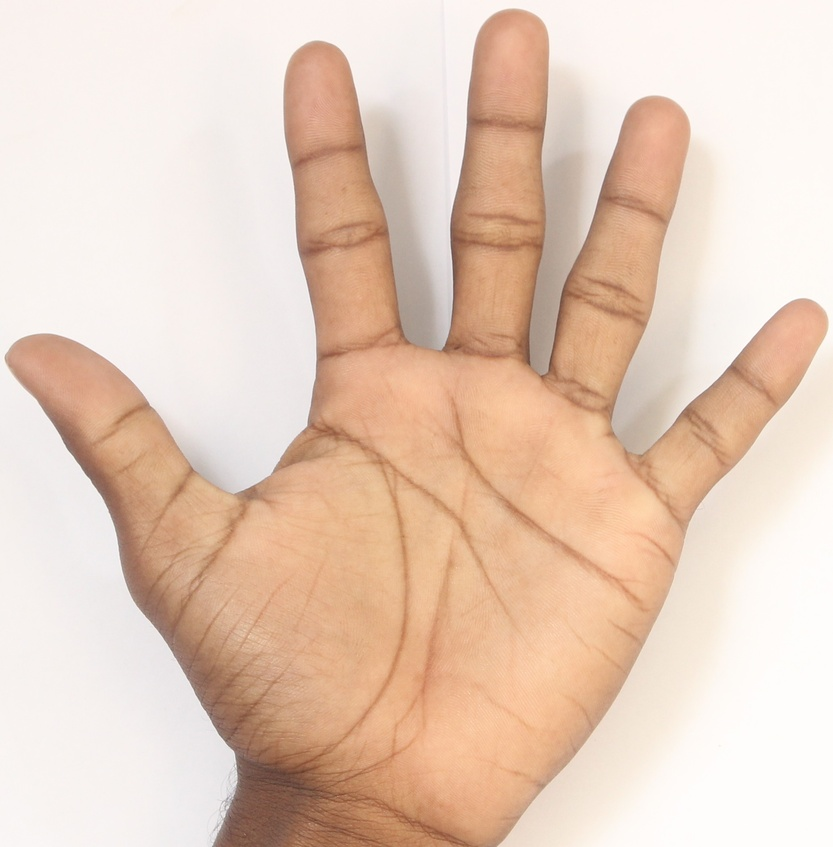
#> input picture 2.JPG, 833 x 847 px, shrunk from 2062 x 2096 before the run
$ python test.py
#> lines starting #> are read from the running program, lines starting #| are printed output that depends on the picture; after the words box and inside, x2 and y2 are one past the last pixel; in counts of white or black regions, pixels touching at a corner belong together
import cv2
import numpy as np

#== Parameters =======================================================================
BLUR = 21
CANNY_THRESH_1 = 10
CANNY_THRESH_2 = 200
MASK_DILATE_ITER = 10
MASK_ERODE_ITER = 10
MASK_COLOR = (0.0,0.0,1.0) # In BGR format


#== Processing =======================================================================

#-- Read image -----------------------------------------------------------------------
img = cv2.imread('2.JPG')
#> img is the input picture: shape (847, 833, 3); mean B, G, R 187.2, 204.8, 230.3
gray = cv2.cvtColor(img,cv2.COLOR_BGR2GRAY)
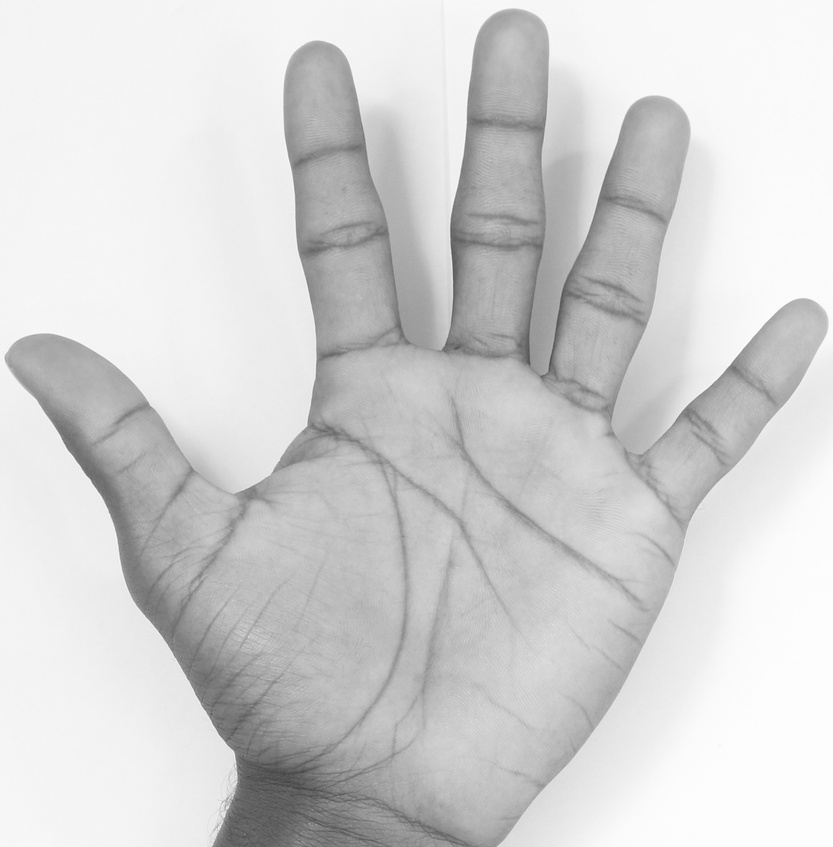
#> gray: shape (847, 833); min 68, max 254, mean 210.4

#-- Edge detection -------------------------------------------------------------------
edges = cv2.Canny(gray, CANNY_THRESH_1, CANNY_THRESH_2)
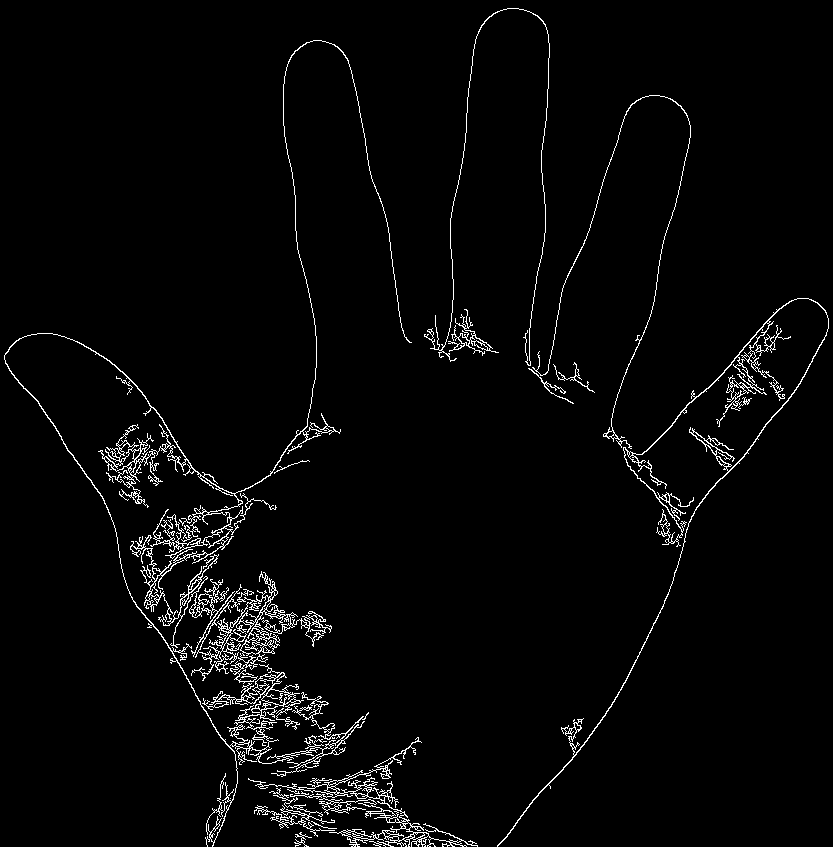
#> edges: shape (847, 833); 2.8% white in thin lines or dots
edges = cv2.dilate(edges, None)
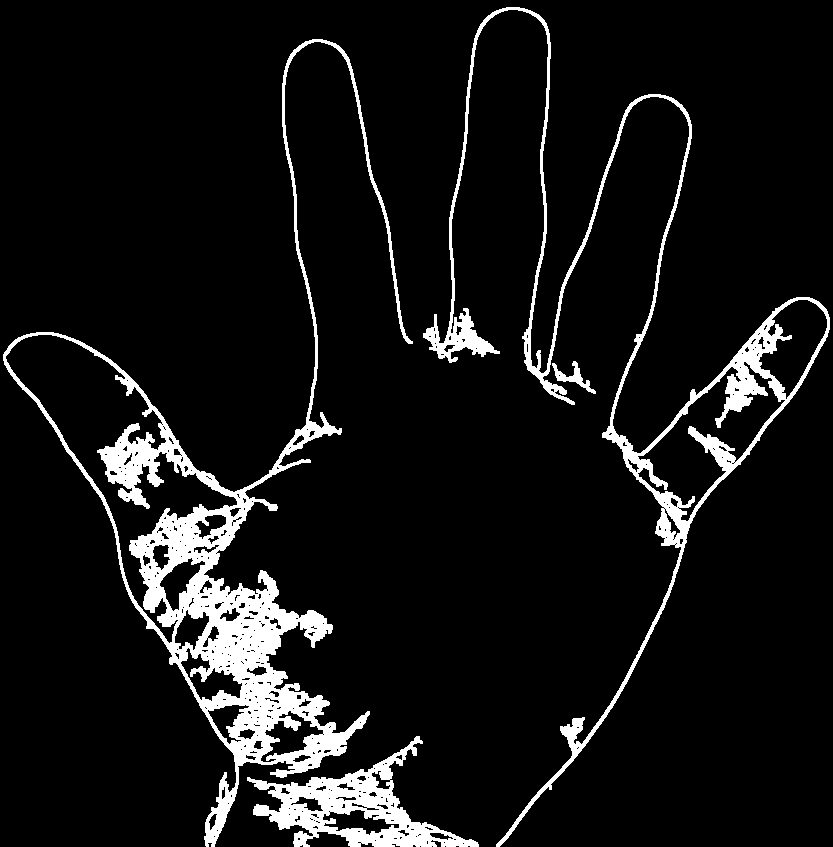
#> edges: shape (847, 833); 8.1% white; 4 white regions, box (x1, y1, x2, y2) and area: (3, 39, 413, 847) 32147, (423, 7, 830, 847) 16536, (247, 736, 479, 847) 8082, (552, 361, 596, 394) 398
edges = cv2.erode(edges, None)
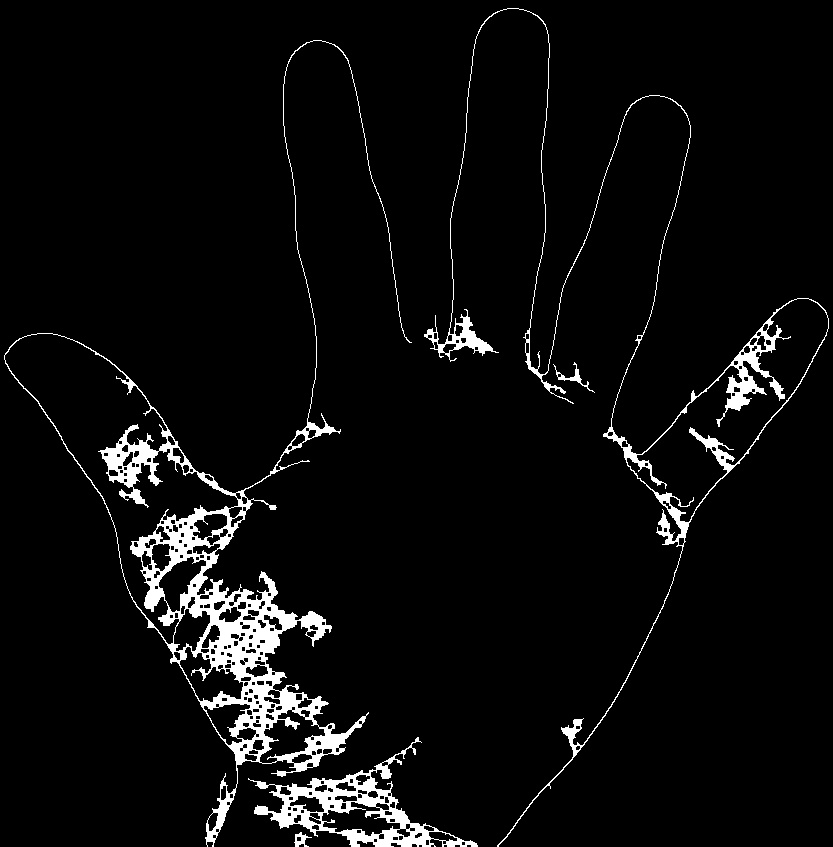
#> edges: shape (847, 833); 4.7% white; 5 white regions

#-- Find contours in edges, sort by area ---------------------------------------------
contour_info = []
contours, _ = cv2.findContours(edges, cv2.RETR_LIST, cv2.CHAIN_APPROX_NONE)
#> contours = 277 contours, 108 with area under 20; largest, box (x1, y1, x2, y2) and area: (4, 40, 412, 847) 49509, (4, 333, 239, 645) 19856, (424, 8, 829, 847) 19513, (626, 298, 829, 523) 13977, (248, 737, 478, 847) 7882
for c in contours:
    contour_info.append((
        c,
        cv2.isContourConvex(c),
        cv2.contourArea(c),
    ))
#> after the loop, contour_info = 277 items
contour_info = sorted(contour_info, key=lambda c: c[2], reverse=True)
max_contour = contour_info[0]
#> max_contour = 3 items, first 3: contour of 3872 points, box (x1, y1, x2, y2) (4, 40, 412, 847), area 49509, False, 49509

#-- Create empty mask, draw filled polygon on it corresponding to largest contour ----
# Mask is black, polygon is white
mask = np.zeros(edges.shape)
cv2.fillConvexPoly(mask, max_contour[0], (255))
#> mask: shape (847, 833) float64; 8.4% white; 1 white region, box (x1, y1, x2, y2) and area: (4, 40, 412, 847) 59026

#-- Smooth mask, then blur it --------------------------------------------------------
mask = cv2.dilate(mask, None, iterations=MASK_DILATE_ITER)
#> mask: shape (847, 833) float64; 14.7% white; 1 white region, box (x1, y1, x2, y2) and area: (0, 30, 422, 847) 103876
mask = cv2.erode(mask, None, iterations=MASK_ERODE_ITER)
#> mask: shape (847, 833) float64; 9% white; 1 white region, box (x1, y1, x2, y2) and area: (0, 40, 412, 847) 63396
mask = cv2.GaussianBlur(mask, (BLUR, BLUR), 0)
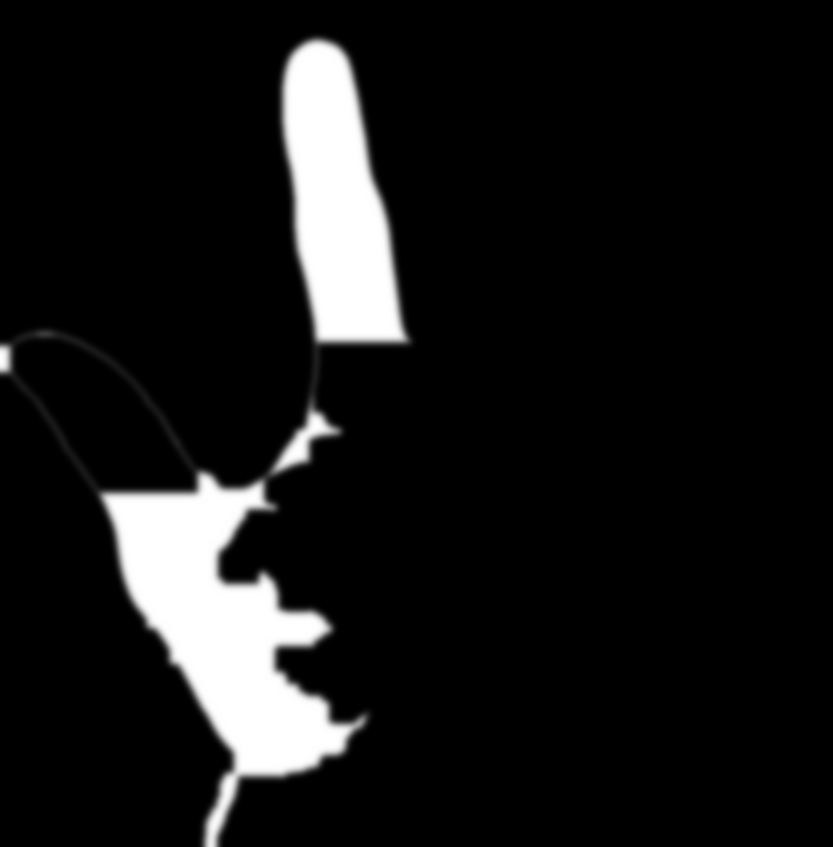
#> mask: shape (847, 833) float64; min 0, max 255, mean 22.9; drawn with min black and max white
mask_stack = np.dstack([mask]*3)    # Create 3-channel alpha mask

#-- Blend masked img into MASK_COLOR background --------------------------------------
mask_stack  = mask_stack.astype('float32') / 255.0          # Use float matrices,
img         = img.astype('float32') / 255.0                 #  for easy blending

masked = (mask_stack * img) + ((1-mask_stack) * MASK_COLOR) # Blend
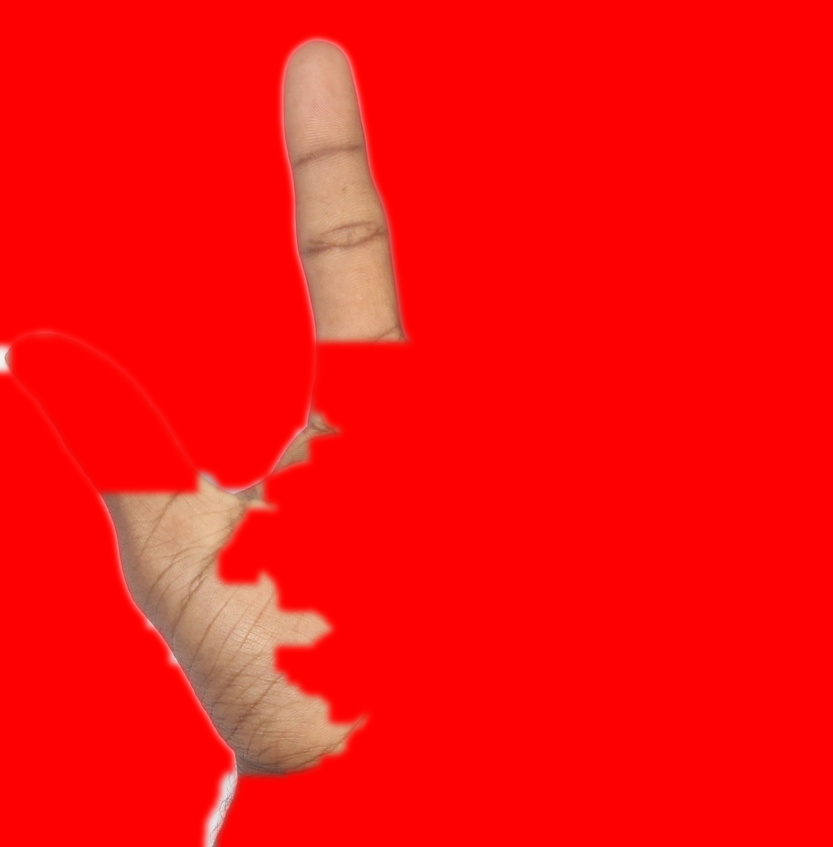
#> masked: shape (847, 833, 3) float64; mean of channels 0, 1, 2 0.0436, 0.0535, 0.979; drawn as B, G, R
masked = (masked * 255).astype('uint8')                     # Convert back to 8-bit

cv2.imshow('img', masked)                                   # Display
cv2.waitKey()

#cv2.imwrite('C:/Temp/person-masked.jpg', masked)           # Save

$ run again, with 1.JPG copied over 2.JPG
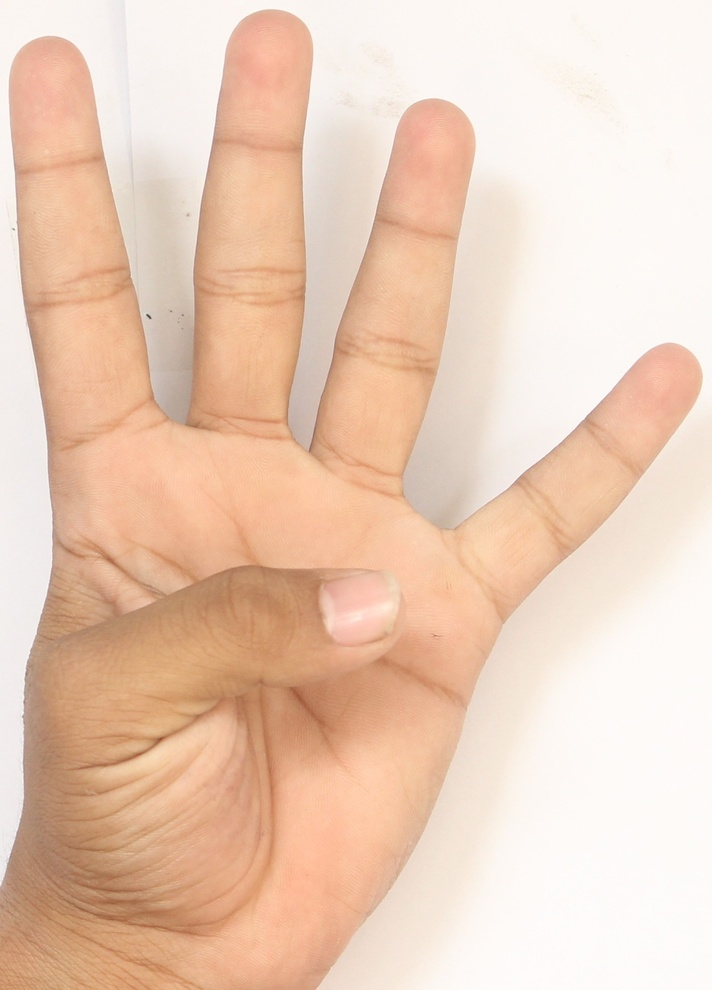
#> input picture 1.JPG, 712 x 990 px, shrunk from 1500 x 2085 before the run
#> img is the input picture: shape (990, 712, 3); mean B, G, R 184.5, 205.2, 235.7
#> `edges = cv2.erode(edges, None)`:
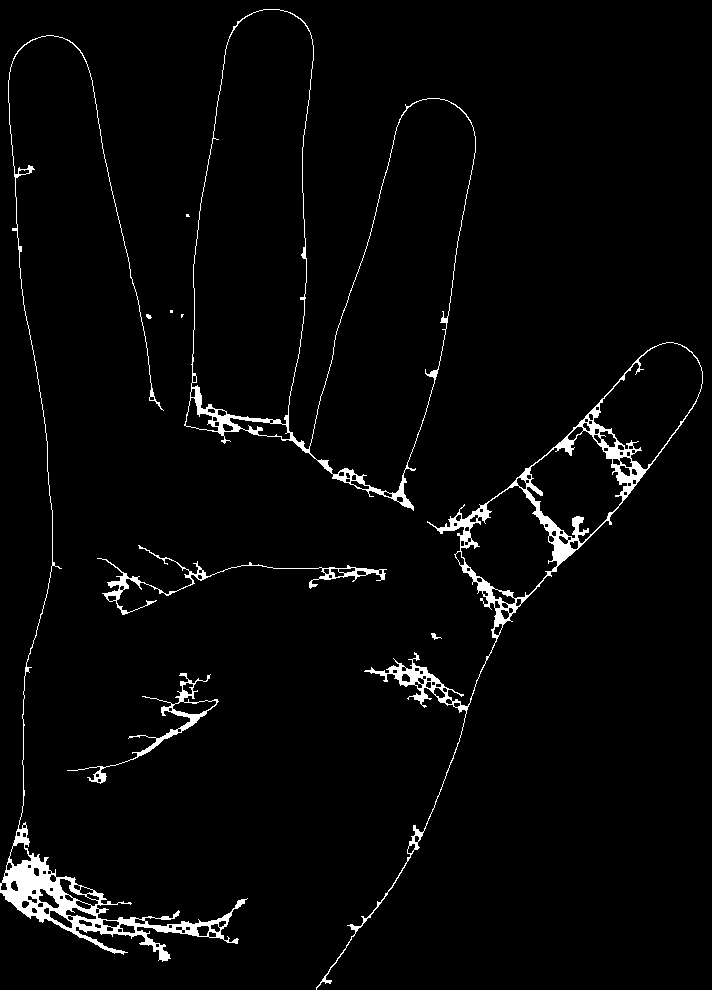
#> edges: shape (990, 712); 2.9% white; 10 white regions (3 under 20 px)
#> contours = 167 contours, 56 with area under 20; largest, box (x1, y1, x2, y2) and area: (184, 9, 476, 511) 78021, (191, 9, 314, 425) 39176, (309, 98, 476, 494) 35621, (316, 342, 703, 990) 28428, (593, 342, 703, 470) 7826
#> after the loop `for c in contours:`: contour_info = 167 items
#> max_contour = 3 items, first 3: contour of 2020 points, box (x1, y1, x2, y2) (184, 9, 476, 511), area 78021, False, 78021
#> `masked = (mask_stack * img) + ((1-mask_stack) * MASK_COLOR)`:
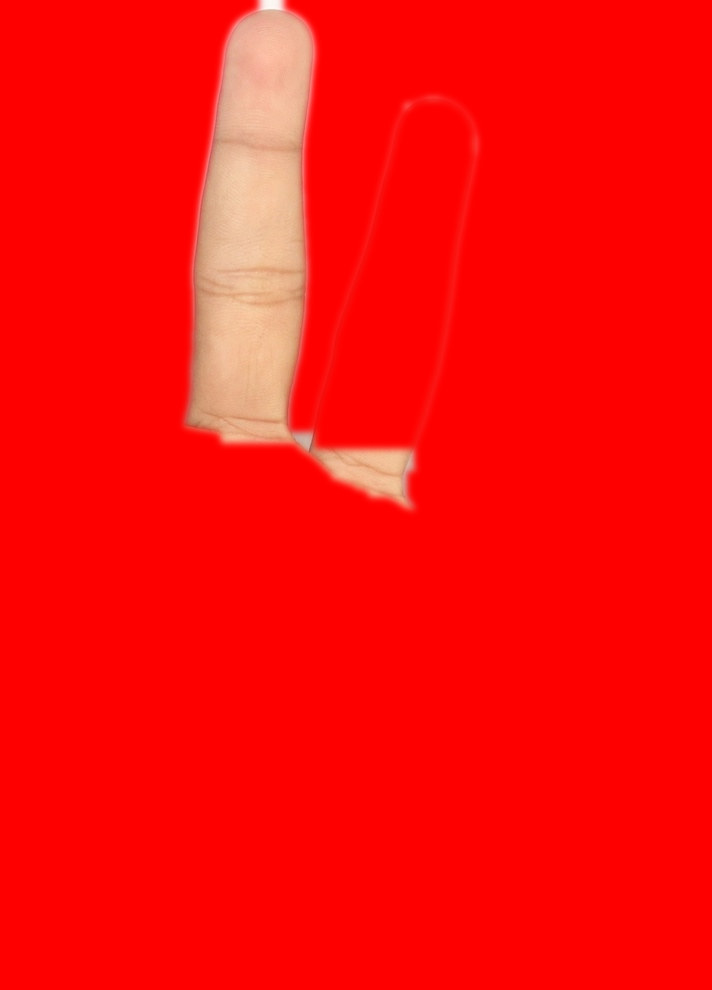
#> masked: shape (990, 712, 3) float64; mean of channels 0, 1, 2 0.0391, 0.0479, 0.994; drawn as B, G, R

$ run again, with 3.JPG copied over 2.JPG
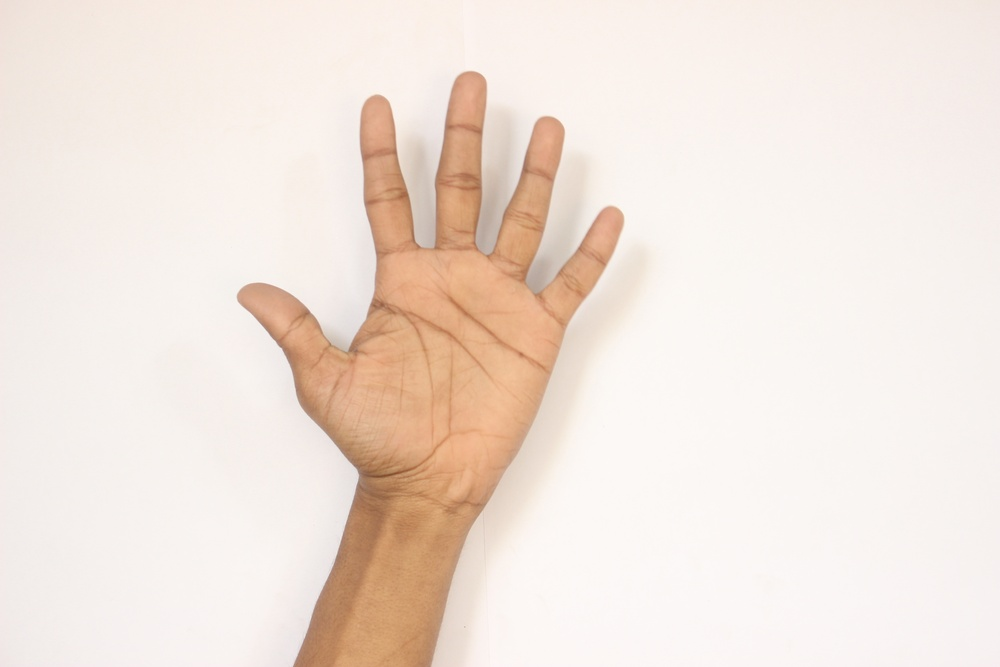
#> input picture 3.JPG, 1000 x 667 px, shrunk from 5184 x 3456 before the run
#> img is the input picture: shape (667, 1000, 3); mean B, G, R 219.2, 228.3, 241.5
#> `edges = cv2.erode(edges, None)`:
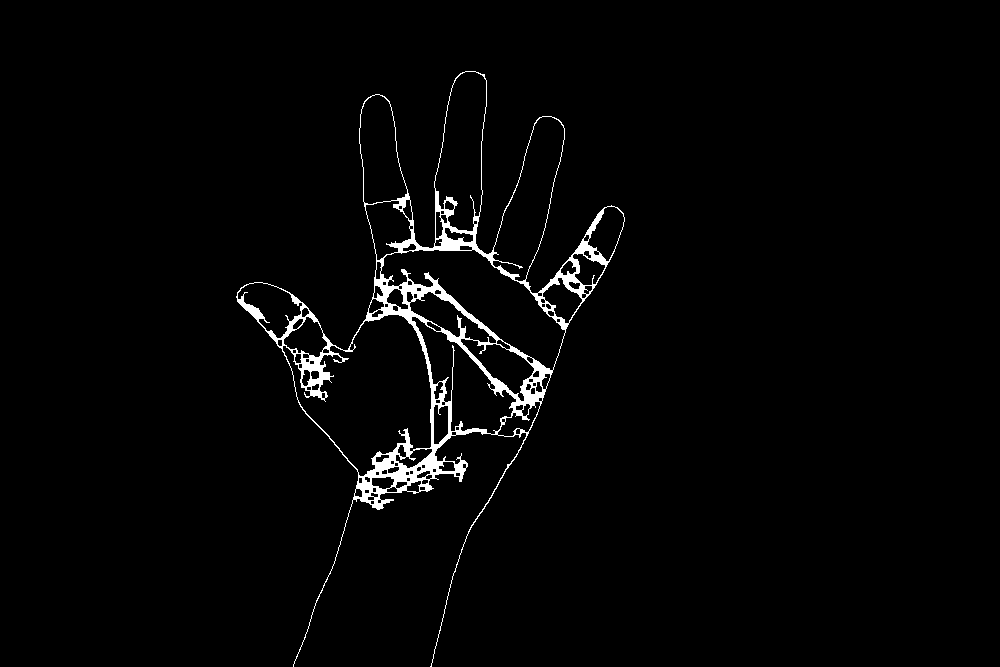
#> edges: shape (667, 1000); 2.2% white; 1 white region
#> contours = 125 contours, 39 with area under 20; largest, box (x1, y1, x2, y2) and area: (236, 71, 625, 667) 70446, (282, 314, 432, 477) 13751, (380, 249, 566, 371) 8998, (492, 116, 565, 282) 5937, (434, 71, 487, 232) 5806
#> the loop `for c in contours:` made 125 passes
#> after the loop `for c in contours:`: contour_info = 125 items
#> max_contour = 3 items, first 3: contour of 2988 points, box (x1, y1, x2, y2) (236, 71, 625, 667), area 70446, False, 70446
#> `masked = (mask_stack * img) + ((1-mask_stack) * MASK_COLOR)`:
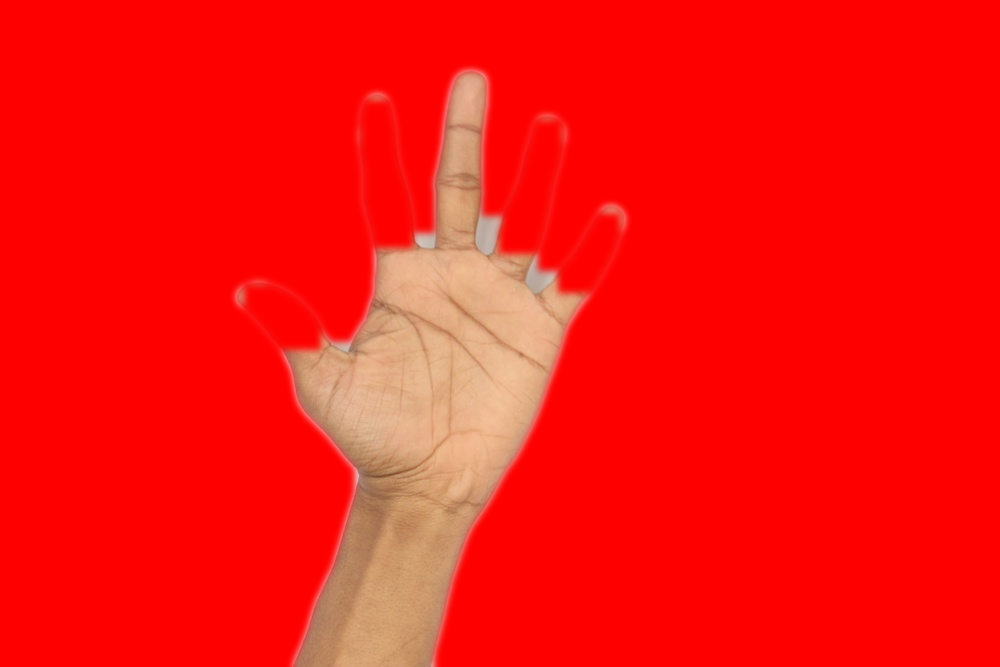
#> masked: shape (667, 1000, 3) float64; mean of channels 0, 1, 2 0.0609, 0.0789, 0.979; drawn as B, G, R
